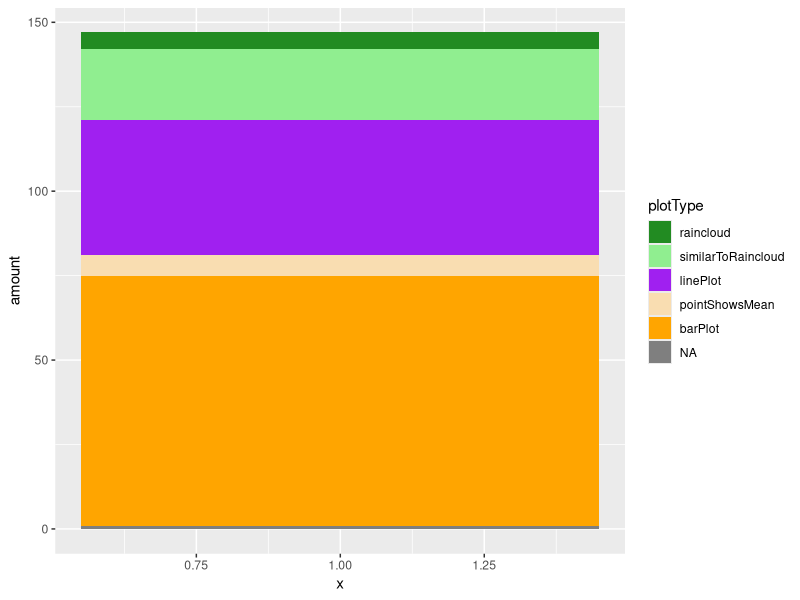
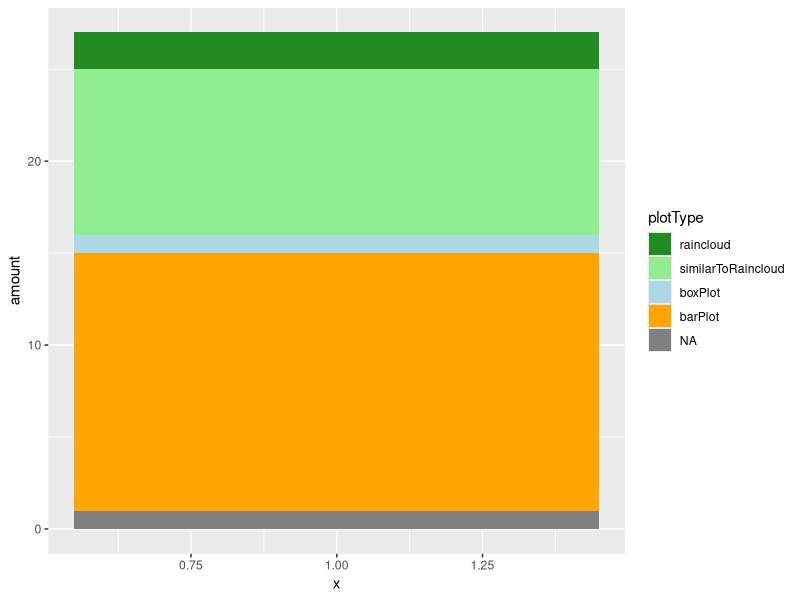
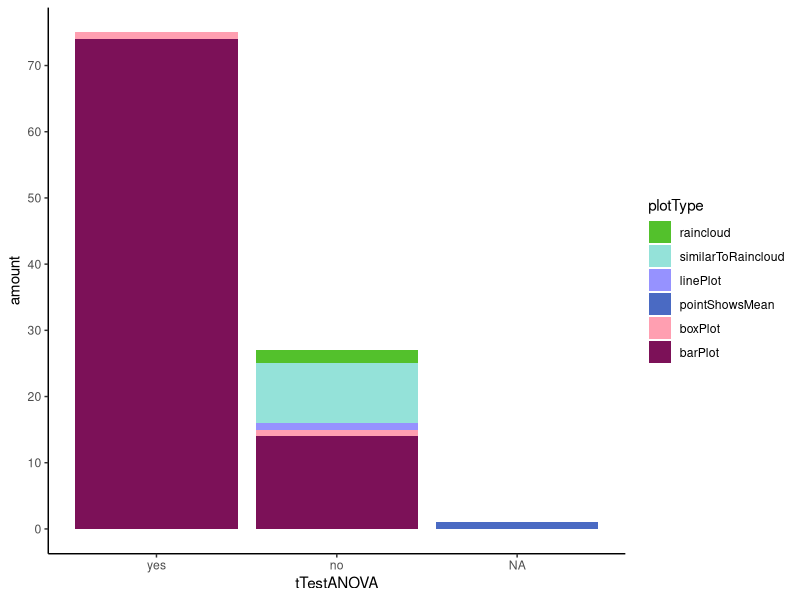
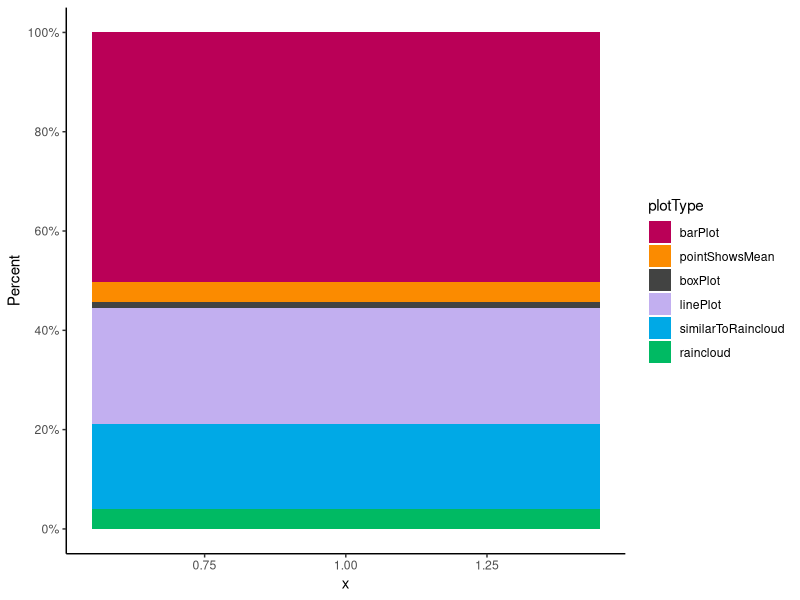

These figures' R source, in order:
#
#
# Data Analysis: Types of Plots published in Psychonomic Bulletin & Review in 2023
#
# Written by Vincent L. Ott, University of Amsterdam, The Netherlands
# 2024
#
#



# Libraries ----
library("tidyverse")
library("readxl")
library("ggplot2")



# Load data ----
dataPlotting <- read_excel("dataPbrPlotting.xlsx")



# Relevant Reports ----
( nTotal <- nrow(dataPlotting) )
# There where 133 brief reports published in 2023.

dataPlotting %>% group_by(didPlot, tTestANOVA) %>% summarize(amount = n())
# First row shows that 28 reports did not use a tTest or ANOVA but were also not applicable otherwise.
# dna: "did no apply"
# Such reports for example explored correlations or used machine learning methods.
# This meant that plotting data with discrete predictors and a continuous target variable did not apply.




dataApply <- dataPlotting %>% filter(didPlot != "dna")
( nApply <- nrow(dataApply) )
# Thus, 105 reports that are relevant here.

dataApply %>% group_by(tTestANOVA) %>% summarize(amount = n())
# 81 reported a tTest or an ANOVA; these are the scenarios where raincloud plots *can* be very useful.
# 24 did not report a tTest or an ANOVA; mostly these studies used mixed effects regressions.
# However, in all these 24 cases, there were still group comparisons (fixed effects like in tTest and ANOVA),
# and the authors did plot or could have plotted the data accordingly (e.g. barPlot, similarToRaincloud, or raincloud).



# Reports with tTest or ANOVA: N = 81 ----
# First, lets look at the 81 reports that had a tTest or ANOVA.
dataTTestAnova <- dataApply %>% filter(tTestANOVA == "yes")

dataTTestAnova %>% group_by(didPlot) %>% summarize(amount = n())
# 72 reports also plotted their data.
# 9 did not.

dataTTestAnova %>% filter(didPlot == "no") %>% group_by(ifNotPlotTable) %>% summarize(amount = n())
# Of those 9 reports who did not plot, 4 reported the results in a table and 5 did not.

dataTTestAnovaDidPlot <- dataTTestAnova %>% filter(didPlot == "yes") %>% group_by(plotType) %>% summarize(amount = n())
dataTTestAnovaDidPlot

dataTTestAnovaDidPlot$plotType <- factor(
  dataTTestAnovaDidPlot$plotType,
  levels = c("raincloud", "similarToRaincloud", "linePlot", "pointShowsMean", "barPlot")
)

# Visualize
ggplot(dataTTestAnovaDidPlot, aes(x = 1, y = amount, fill = plotType)) +
  geom_bar(position = "stack", stat = "identity") +
  scale_fill_manual(values = c("forestgreen", "lightgreen", "purple", "#F9DDB1", "orange"))




# Special Cases: N = 24 ----
dataSpecial <- dataApply %>% filter(tTestANOVA == "no")
dataSpecial %>% group_by(didPlot) %>% summarize(amount = n())
# 22 of the special cases plotted their data.
# 2 did not.

dataSpecial %>% filter(didPlot == "no") %>% group_by(ifNotPlotTable) %>% summarize(amount = n())
# Both of these reports that did not plot, still reported the results in a table.


dataSpecialDidPlot <- dataSpecial %>% filter(didPlot == "yes") %>% group_by(plotType) %>% summarize(amount = n())
dataSpecialDidPlot

dataSpecialDidPlot$plotType <- factor(
  dataSpecialDidPlot$plotType,
  levels = c("raincloud", "similarToRaincloud", "boxPlot", "barPlot")
)

# Visualize
ggplot(dataSpecialDidPlot, aes(x = 1, y = amount, fill = plotType)) +
  geom_bar(position = "stack", stat = "identity") +
  scale_fill_manual(values = c("forestgreen", "lightgreen", "lightblue", "orange"))



# Visualize tTestANOVA and Special Cases separately ----
dataVisualize <- dataApply %>% filter(didPlot == "yes") %>% group_by(tTestANOVA, plotType) %>% summarize(amount = n())
dataVisualize

dataVisualize$tTestANOVA <- factor(dataVisualize$tTestANOVA, levels = c("yes", "no"))

dataVisualize$plotType <- factor(
  dataVisualize$plotType,
  levels = c("raincloud", "similarToRaincloud", "linePlot", "pointShowsMean", "boxPlot", "barPlot")
)

ggplot(dataVisualize, aes(x = tTestANOVA, y = amount, fill = plotType)) +
  geom_bar(position = "stack", stat = "identity") +
  theme_classic() +
  scale_fill_manual(
    values = c(
      "#53c12c", "#94e2d9",
      "#9692ff", "#4a6ac3",
      "#ff9fb1", "#7c1158"
    )
  ) +
  scale_y_continuous(limits = c(0, 75), breaks = seq(0, 75, by = 10))



# Visualize collapsed ----
dataCollapsed <- dataApply %>% filter(didPlot == "yes") %>% group_by(plotType) %>% summarize(amount = n())
dataCollapsed
dataCollapsed$plotType <- factor(
  dataCollapsed$plotType,
  levels = c("barPlot", "pointShowsMean", "boxPlot", "linePlot", "similarToRaincloud", "raincloud")
)

# Visualize Proportions
# Exported as pdf with size: 4.38 x 4.86 inches
ggplot(dataCollapsed, aes(x = 1, y = amount, fill = plotType)) +
  geom_bar(position = "fill", stat = "identity") +
  theme_classic() +
  scale_fill_manual(
    values = c(
      "#BA0057", "#FB8B00",
      "#424342", "#C2AFF0",
      "#00A9E6", "#00BA63"
    )
  ) +
  scale_y_continuous(
    breaks = seq(0, 1, by = 0.20),
    labels = scales::percent_format(accuracy = 1)
  ) +
  ylab("Percent")

# Calculate proportions
nPlotted <- sum(dataCollapsed$amount)
dataCollapsed$perc <- round(dataCollapsed$amount / nPlotted, 2)
dataCollapsed
sum(dataCollapsed$perc)  # Rounding successful



# Percentages that we report ----

round(105 / 133, 2) * 100  # 79% applicable cases out of 133 published brief reports

round(81 / 105, 2) * 100   # 77% of the applicable cases reported tTest or ANOVA
round(24 / 105, 2) * 100   # 23% reported more complex models (such as linear mixed effects)

round(94 / 105, 2) * 100   # 90 % of the applicable cases plotted their data
